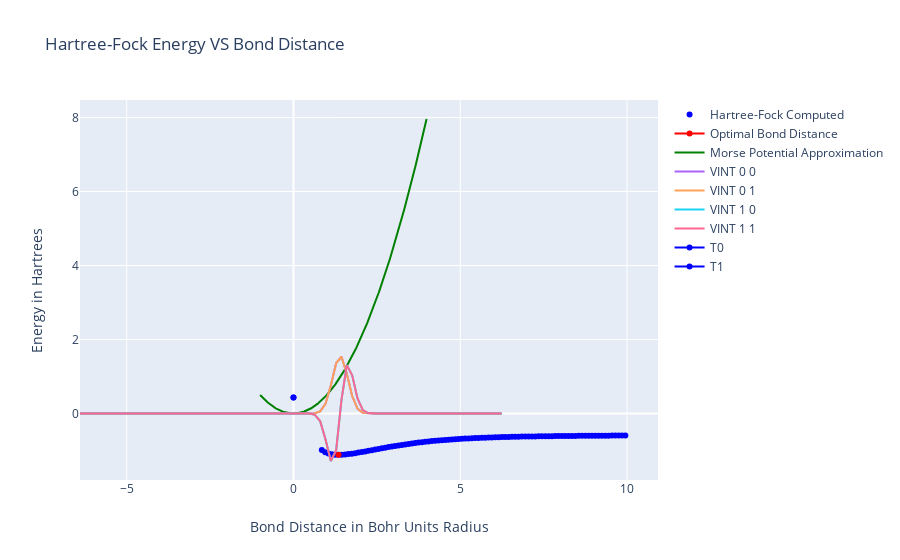

Source (notebook cell):
### Code cell
#prepare data for use with graphing
dx = .01
steps = 15/dx


#m = (1836 * 1836) / (2 * 1836)
#data = [x*dx for x in range(int(steps))]

figure = { 
    "data": [
        
        #create the Hartree-Fock generated Potential Energy Surface
        {
            "type":"scatter",
            "x":R,
            "y":E,
            "connectgaps":False,
            "mode":"markers", 
            "name":"Hartree-Fock Computed",
            "marker":{"color":"blue"}
        },
    
        #Highlight the minimum energy point in red
        {
            "type":"scatter",
            "x":[optimalR],
            "y":[minE],
            "name":"Optimal Bond Distance",
            "marker":{"color":"red"}
        },
        
        #Create and plot the Morse Potential fit
        {
            "type":"scatter",
            "x":[x*dx for x in range(-100, 400)],
            "y": [morsePotential(r * dx, popt[0], popt[1], popt[2], popt[3]) for r in range(-100, 400)], #popt[0], popt[1], popt[2], popt[3]) for r in data] ,
            "connectgaps":False,
            "name":"Morse Potential Approximation",
            "marker":{"color":"green"}
        },
        
 #       {
 #           "type":"scatter",
 #           "x":[popt[0]] * len(EHO),
 #           "y":[x for x in EHO],
 #           "connectgaps":False,
 #           "name":"Harmonic Oscillator",
 #           "marker":{"color":"blue"}
 #       },
        #{
        #    "type":"scatter",
        #    "x":[popt[1]] * len(EPW),
        #    "y":EPW,
        #    "connectgaps":False,
        #    "name":"Plane Wave",
        #    "marker":{"color":"blue"}
        #},
        
           #{
           # "type":"scatter",
           # "x":[PIB] * len(EPW),
           # "y":PIB,
           # "connectgaps":False,
           # "name":"PIB Solution",
           # "marker":{"color":"blue"}
        #}
        
    ],
    
    #Set up the layout of the graph
    "layout":
        {
           "xaxis":{"title":"Bond Distance in Bohr Units Radius"},
           "yaxis":{"title":"Energy in Hartrees"},
            "title":{"text":"Hartree-Fock Energy VS Bond Distance"}
        },    
}

xMin = -40
xMax = 40
steps = 500
dx = (xMax - xMin) / steps

#Loop over all MO Energies
#for i, bf in enumerate(basisSet):
#        figure["data"].append(
#            {
#                "type":"scatter",

#                "x":[x*dx for x in range(0, 1000)],
#                "y" : [bf(x*dx) for x in range(0, 1000) ],
#                "name":"HO " + str(i)
#            }
#        )    
#Loop over all MO Energies
for i in range(basisSize):
    for j in range(basisSize):
        figure["data"].append(
            {
                "type":"scatter",
                "x":[x*dx for x in range(xMin, xMax)],
                "y" : [basisSet[i](x*dx) for x in range(xMin, xMax)],
                
                #* morsePotential(x*dx, popt[0], popt[1], popt[2], popt[3]) * basisSet[j](x*dx) for x in range(xMin, xMax) ],
                #"y":[basisSet[i](r) * (1/(2*u)) * ddx(basisSet[j], r, n=2) for r in range(0, 100)],

                "name":"VINT " + str(i) + " " + str(j)
            }
        )    
        
for i in range(len(EHO)):

    figure["data"].append(
        {
            "type":"scatter",
            "x":[0],
            "y":[EHO[i]],
            "connectgaps":False,
            "name":"T" + str(i),
            "marker":{"color":"blue"}
        }
    )    

iplot(figure)

### Figure 1 — Plotly figure (JSON) as saved in the notebook; plotly's stock layout.template omitted (floating-point values rounded to 4 significant figures; data arrays with more than 128 entries replaced by an {"elided": "..."} marker saying what was removed)
{"data": [{"connectgaps": false, "marker": {"color": "blue"}, "mode": "markers", "name": "Hartree-Fock Computed", "type": "scatter", "x": [0.85, 0.95, 1.05, 1.15, 1.25, 1.35, 1.45, 1.55, 1.65, 1.75, 1.85, 1.95, 2.05, 2.15, 2.25, 2.35, 2.45, 2.55, 2.65, 2.75, 2.85, 2.95, 3.05, 3.15, 3.25, 3.35, 3.45, 3.55, 3.65, 3.75, 3.85, 3.95, 4.05, 4.15, 4.25, 4.35, 4.45, 4.55, 4.65, 4.75, 4.85, 4.95, 5.05, 5.15, 5.25, 5.35, 5.45, 5.55, 5.65, 5.75, 5.85, 5.95, 6.05, 6.15, 6.25, 6.35, 6.45, 6.55, 6.65, 6.75, 6.85, 6.95, 7.05, 7.15, 7.25, 7.35, 7.45, 7.55, 7.65, 7.75, 7.85, 7.95, 8.05, 8.15, 8.25, 8.35, 8.45, 8.55, 8.65, 8.75, 8.85, 8.95, 9.05, 9.15, 9.25, 9.35, 9.45, 9.55, 9.65, 9.75, 9.85, 9.95], "y": [-0.9872, -1.045, -1.082, -1.104, -1.115, -1.118, -1.115, -1.108, -1.098, -1.086, -1.072, -1.057, -1.041, -1.025, -1.008, -0.9912, -0.9742, -0.9574, -0.9408, -0.9244, -0.9084, -0.8929, -0.8778, -0.8632, -0.8491, -0.8356, -0.8226, -0.8102, -0.7983, -0.787, -0.7762, -0.766, -0.7563, -0.7471, -0.7383, -0.7301, -0.7222, -0.7149, -0.7079, -0.7013, -0.6951, -0.6892, -0.6837, -0.6785, -0.6736, -0.669, -0.6647, -0.6606, -0.6568, -0.6532, -0.6498, -0.6466, -0.6436, -0.6408, -0.6382, -0.6357, -0.6334, -0.6312, -0.6291, -0.6271, -0.6253, -0.6236, -0.6219, -0.6204, -0.6189, -0.6175, -0.6162, -0.615, -0.6138, -0.6127, -0.6116, -0.6105, -0.6096, -0.6086, -0.6077, -0.6068, -0.606, -0.6052, -0.6044, -0.6036, -0.6029, -0.6022, -0.6015, -0.6009, -0.6002, -0.5996, -0.599, -0.5984, -0.5979, -0.5973, -0.5968, -0.5962]}, {"marker": {"color": "red"}, "name": "Optimal Bond Distance", "type": "scatter", "x": [1.35], "y": [-1.118]}, {"connectgaps": false, "marker": {"color": "green"}, "name": "Morse Potential Approximation", "type": "scatter", "x": {"elided": "500 float values"}, "y": {"elided": "500 float values"}}, {"name": "VINT 0 0", "type": "scatter", "x": [-6.4, -6.24, -6.08, -5.92, -5.76, -5.6, -5.44, -5.28, -5.12, -4.96, -4.8, -4.64, -4.48, -4.32, -4.16, -4, -3.84, -3.68, -3.52, -3.36, -3.2, -3.04, -2.88, -2.72, -2.56, -2.4, -2.24, -2.08, -1.92, -1.76, -1.6, -1.44, -1.28, -1.12, -0.96, -0.8, -0.64, -0.48, -0.32, -0.16, 0, 0.16, 0.32, 0.48, 0.64, 0.8, 0.96, 1.12, 1.28, 1.44, 1.6, 1.76, 1.92, 2.08, 2.24, 2.4, 2.56, 2.72, 2.88, 3.04, 3.2, 3.36, 3.52, 3.68, 3.84, 4, 4.16, 4.32, 4.48, 4.64, 4.8, 4.96, 5.12, 5.28, 5.44, 5.6, 5.76, 5.92, 6.08, 6.24], "y": [1.007e-243, 7.545e-234, 3.529e-224, 1.03e-214, 1.878e-205, 2.136e-196, 1.517e-187, 6.727e-179, 1.861e-170, 3.216e-162, 3.467e-154, 2.334e-146, 9.807e-139, 2.572e-131, 4.212e-124, 4.305e-117, 2.746e-110, 1.094e-103, 2.719e-97, 4.219e-91, 4.087e-85, 2.472e-79, 9.329e-74, 2.198e-68, 3.233e-63, 2.969e-58, 1.701e-53, 6.087e-49, 1.359e-44, 1.895e-40, 1.649e-36, 8.958e-33, 3.038e-29, 6.43e-26, 8.496e-23, 7.008e-20, 3.608e-17, 1.16e-14, 2.326e-12, 2.913e-10, 2.278e-08, 1.111e-06, 3.386e-05, 0.0006438, 0.007642, 0.05662, 0.2619, 0.7561, 1.363, 1.533, 1.077, 0.472, 0.1292, 0.02206, 0.002353, 0.0001566, 6.506e-06, 1.688e-07, 2.732e-09, 2.761e-11, 1.742e-13, 6.861e-16, 1.687e-18, 2.588e-21, 2.479e-24, 1.482e-27, 5.533e-31, 1.289e-34, 1.875e-38, 1.702e-42, 9.648e-47, 3.413e-51, 7.538e-56, 1.039e-60, 8.942e-66, 4.803e-71, 1.611e-76, 3.371e-82, 4.405e-88, 3.593e-94]}, {"name": "VINT 0 1", "type": "scatter", "x": [-6.4, -6.24, -6.08, -5.92, -5.76, -5.6, -5.44, -5.28, -5.12, -4.96, -4.8, -4.64, -4.48, -4.32, -4.16, -4, -3.84, -3.68, -3.52, -3.36, -3.2, -3.04, -2.88, -2.72, -2.56, -2.4, -2.24, -2.08, -1.92, -1.76, -1.6, -1.44, -1.28, -1.12, -0.96, -0.8, -0.64, -0.48, -0.32, -0.16, 0, 0.16, 0.32, 0.48, 0.64, 0.8, 0.96, 1.12, 1.28, 1.44, 1.6, 1.76, 1.92, 2.08, 2.24, 2.4, 2.56, 2.72, 2.88, 3.04, 3.2, 3.36, 3.52, 3.68, 3.84, 4, 4.16, 4.32, 4.48, 4.64, 4.8, 4.96, 5.12, 5.28, 5.44, 5.6, 5.76, 5.92, 6.08, 6.24], "y": [1.007e-243, 7.545e-234, 3.529e-224, 1.03e-214, 1.878e-205, 2.136e-196, 1.517e-187, 6.727e-179, 1.861e-170, 3.216e-162, 3.467e-154, 2.334e-146, 9.807e-139, 2.572e-131, 4.212e-124, 4.305e-117, 2.746e-110, 1.094e-103, 2.719e-97, 4.219e-91, 4.087e-85, 2.472e-79, 9.329e-74, 2.198e-68, 3.233e-63, 2.969e-58, 1.701e-53, 6.087e-49, 1.359e-44, 1.895e-40, 1.649e-36, 8.958e-33, 3.038e-29, 6.43e-26, 8.496e-23, 7.008e-20, 3.608e-17, 1.16e-14, 2.326e-12, 2.913e-10, 2.278e-08, 1.111e-06, 3.386e-05, 0.0006438, 0.007642, 0.05662, 0.2619, 0.7561, 1.363, 1.533, 1.077, 0.472, 0.1292, 0.02206, 0.002353, 0.0001566, 6.506e-06, 1.688e-07, 2.732e-09, 2.761e-11, 1.742e-13, 6.861e-16, 1.687e-18, 2.588e-21, 2.479e-24, 1.482e-27, 5.533e-31, 1.289e-34, 1.875e-38, 1.702e-42, 9.648e-47, 3.413e-51, 7.538e-56, 1.039e-60, 8.942e-66, 4.803e-71, 1.611e-76, 3.371e-82, 4.405e-88, 3.593e-94]}, {"name": "VINT 1 0", "type": "scatter", "x": [-6.4, -6.24, -6.08, -5.92, -5.76, -5.6, -5.44, -5.28, -5.12, -4.96, -4.8, -4.64, -4.48, -4.32, -4.16, -4, -3.84, -3.68, -3.52, -3.36, -3.2, -3.04, -2.88, -2.72, -2.56, -2.4, -2.24, -2.08, -1.92, -1.76, -1.6, -1.44, -1.28, -1.12, -0.96, -0.8, -0.64, -0.48, -0.32, -0.16, 0, 0.16, 0.32, 0.48, 0.64, 0.8, 0.96, 1.12, 1.28, 1.44, 1.6, 1.76, 1.92, 2.08, 2.24, 2.4, 2.56, 2.72, 2.88, 3.04, 3.2, 3.36, 3.52, 3.68, 3.84, 4, 4.16, 4.32, 4.48, 4.64, 4.8, 4.96, 5.12, 5.28, 5.44, 5.6, 5.76, 5.92, 6.08, 6.24], "y": [-4.765e-242, -3.497e-232, -1.602e-222, -4.576e-213, -8.158e-204, -9.074e-195, -6.297e-186, -2.726e-177, -7.364e-169, -1.241e-160, -1.304e-152, -8.554e-145, -3.499e-137, -8.928e-130, -1.421e-122, -1.41e-115, -8.732e-109, -3.371e-102, -8.117e-96, -1.219e-89, -1.141e-83, -6.658e-78, -2.423e-72, -5.495e-67, -7.769e-62, -6.845e-57, -3.758e-52, -1.285e-47, -2.738e-43, -3.634e-39, -3.002e-35, -1.544e-31, -4.94e-28, -9.832e-25, -1.217e-21, -9.354e-19, -4.466e-16, -1.323e-13, -2.428e-11, -2.758e-09, -1.935e-07, -8.362e-06, -0.0002219, -0.003594, -0.03524, -0.2061, -0.6992, -1.285, -0.9922, 0.3721, 1.307, 1.031, 0.4075, 0.09103, 0.01199, 0.0009501, 4.58e-05, 1.352e-06, 2.454e-08, 2.748e-10, 1.903e-12, 8.159e-15, 2.169e-17, 3.58e-20, 3.67e-23, 2.339e-26, 9.266e-30, 2.284e-33, 3.504e-37, 3.347e-41, 1.99e-45, 7.373e-50, 1.701e-54, 2.446e-59, 2.192e-64, 1.224e-69, 4.261e-75, 9.246e-81, 1.251e-86, 1.055e-92]}, {"name": "VINT 1 1", "type": "scatter", "x": [-6.4, -6.24, -6.08, -5.92, -5.76, -5.6, -5.44, -5.28, -5.12, -4.96, -4.8, -4.64, -4.48, -4.32, -4.16, -4, -3.84, -3.68, -3.52, -3.36, -3.2, -3.04, -2.88, -2.72, -2.56, -2.4, -2.24, -2.08, -1.92, -1.76, -1.6, -1.44, -1.28, -1.12, -0.96, -0.8, -0.64, -0.48, -0.32, -0.16, 0, 0.16, 0.32, 0.48, 0.64, 0.8, 0.96, 1.12, 1.28, 1.44, 1.6, 1.76, 1.92, 2.08, 2.24, 2.4, 2.56, 2.72, 2.88, 3.04, 3.2, 3.36, 3.52, 3.68, 3.84, 4, 4.16, 4.32, 4.48, 4.64, 4.8, 4.96, 5.12, 5.28, 5.44, 5.6, 5.76, 5.92, 6.08, 6.24], "y": [-4.765e-242, -3.497e-232, -1.602e-222, -4.576e-213, -8.158e-204, -9.074e-195, -6.297e-186, -2.726e-177, -7.364e-169, -1.241e-160, -1.304e-152, -8.554e-145, -3.499e-137, -8.928e-130, -1.421e-122, -1.41e-115, -8.732e-109, -3.371e-102, -8.117e-96, -1.219e-89, -1.141e-83, -6.658e-78, -2.423e-72, -5.495e-67, -7.769e-62, -6.845e-57, -3.758e-52, -1.285e-47, -2.738e-43, -3.634e-39, -3.002e-35, -1.544e-31, -4.94e-28, -9.832e-25, -1.217e-21, -9.354e-19, -4.466e-16, -1.323e-13, -2.428e-11, -2.758e-09, -1.935e-07, -8.362e-06, -0.0002219, -0.003594, -0.03524, -0.2061, -0.6992, -1.285, -0.9922, 0.3721, 1.307, 1.031, 0.4075, 0.09103, 0.01199, 0.0009501, 4.58e-05, 1.352e-06, 2.454e-08, 2.748e-10, 1.903e-12, 8.159e-15, 2.169e-17, 3.58e-20, 3.67e-23, 2.339e-26, 9.266e-30, 2.284e-33, 3.504e-37, 3.347e-41, 1.99e-45, 7.373e-50, 1.701e-54, 2.446e-59, 2.192e-64, 1.224e-69, 4.261e-75, 9.246e-81, 1.251e-86, 1.055e-92]}, {"connectgaps": false, "marker": {"color": "blue"}, "name": "T0", "type": "scatter", "x": [0], "y": [0.4309]}, {"connectgaps": false, "marker": {"color": "blue"}, "name": "T1", "type": "scatter", "x": [0], "y": [0.4309]}], "layout": {"title": {"text": "Hartree-Fock Energy VS Bond Distance"}, "xaxis": {"title": {"text": "Bond Distance in Bohr Units Radius"}}, "yaxis": {"title": {"text": "Energy in Hartrees"}}}}
